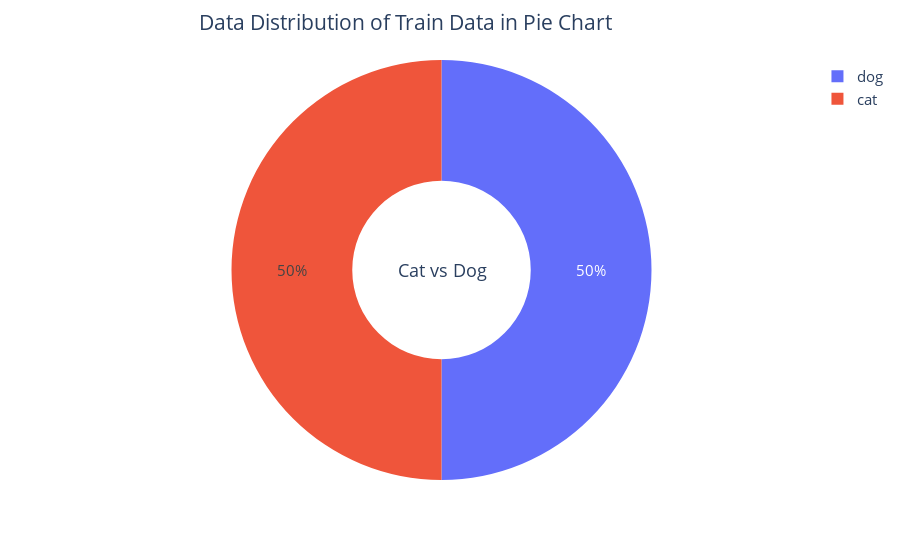

The cell this chart's notebook holds for it:
### Code cell
fig=px.pie(class_id_distributionTrain.head(10),values= 'target', names=dataset['target'].unique(),hole=0.425)
fig.update_layout(title='Data Distribution of Train Data in Pie Chart',font_size=15,title_x=0.45,annotations=[dict(text='Cat vs Dog',font_size=18, showarrow=False,height=800,width=700)])
fig.update_traces(textfont_size=15,textinfo='percent')
fig.show()

### Figure 1 — Plotly figure (JSON) as saved in the notebook; plotly's stock layout.template omitted (floating-point values rounded to 4 significant figures)
{"data": [{"domain": {"x": [0, 1], "y": [0, 1]}, "hole": 0.425, "hovertemplate": "label=%{label}<br>target=%{value}<extra></extra>", "labels": ["dog", "cat"], "legendgroup": "", "name": "", "showlegend": true, "textfont": {"size": 15}, "textinfo": "percent", "type": "pie", "values": [12500, 12500]}], "layout": {"annotations": [{"font": {"size": 18}, "height": 800, "showarrow": false, "text": "Cat vs Dog", "width": 700}], "font": {"size": 15}, "legend": {"tracegroupgap": 0}, "margin": {"t": 60}, "title": {"text": "Data Distribution of Train Data in Pie Chart", "x": 0.45}}}
